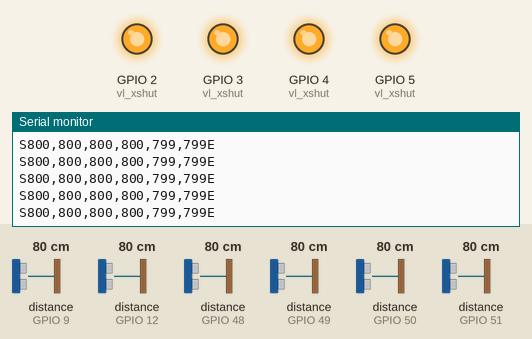
Recording of a sketch running on a simulated ESP32-S3. Parts: output pins drawn as LEDs (lit = HIGH), the last lines printed to the serial monitor. Wiring (inferred from the names in the program): 2 × ultrasonic range finder: trigger GPIO 8, echo GPIO 9 / trigger GPIO 13, echo GPIO 12. The test bench sets the inputs (shaded band); at power-on: distance to the obstacle (sensors on GPIO 48, GPIO 51, GPIO 49, GPIO 9, GPIO 12, GPIO 50) 80 cm. The echo pulse lasts 58.3 µs per cm; pins used as bus, display or sensor lines are not drawn.

Above: at 1.2 s.
1.3 s: distance to the obstacle (sensor on GPIO 48) set to 115 cm
At 1.91 s:
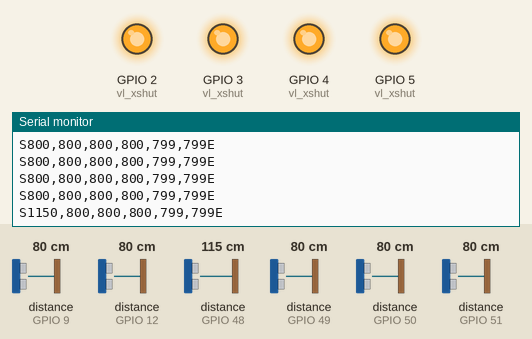
3.1 s: distance to the obstacle (sensor on GPIO 48) set to 126 cm
At 3.1 s:
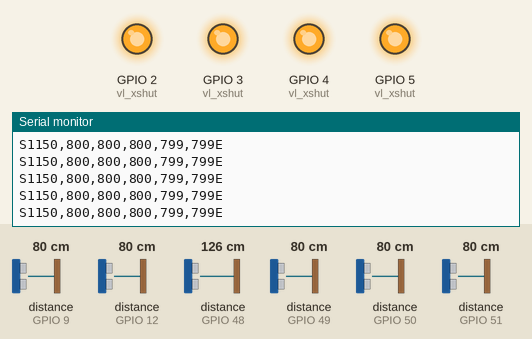
6.1 s: distance to the obstacle (sensor on GPIO 51) set to 116 cm
At 6.48 s:
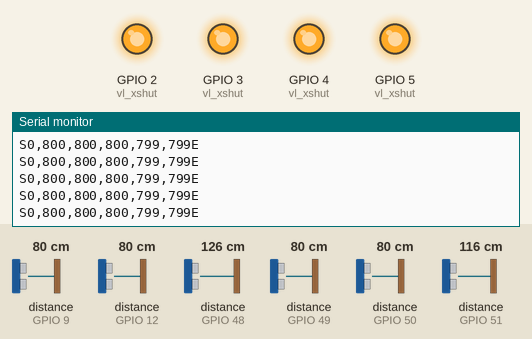
9.1 s: distance to the obstacle (sensor on GPIO 51) set to 123 cm
At 9.2 s:
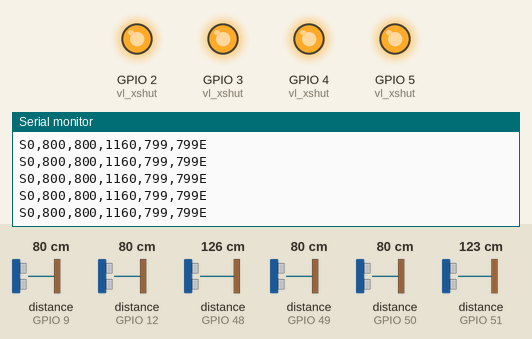
12.1 s: distance to the obstacle (sensor on GPIO 51) set to 2 cm
At 12.65 s:
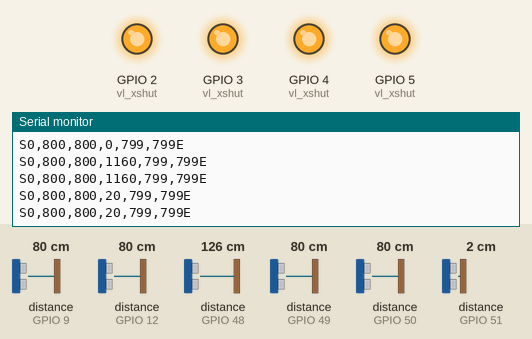
15.1 s: distance to the obstacle (sensor on GPIO 49) set to 117 cm
At 15.36 s:
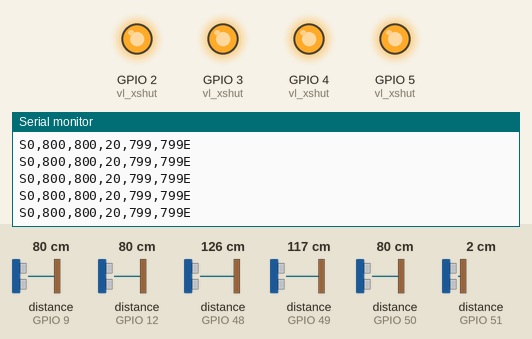
18.1 s: distance to the obstacle (sensor on GPIO 49) set to 126 cm
Timing chart, 0 to 21.1 s (numbered marks = the images above; inputs shaded):
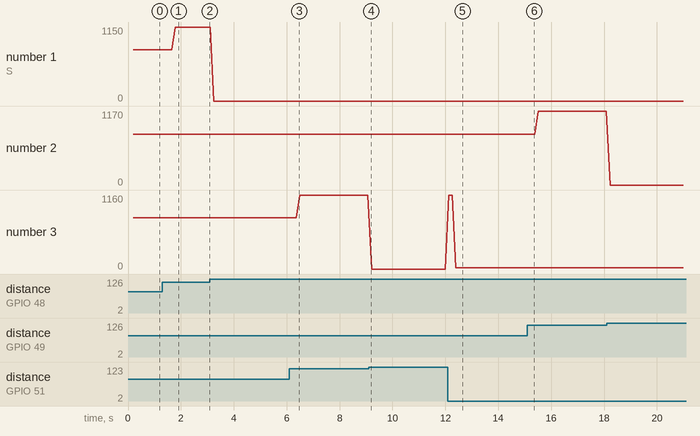

Measured:
- after the input at 1.3 s, the serial monitor: prints a new line after 0.48 s (image 1)
- after the input at 12.1 s, the serial monitor: prints a new line at once (image 5)
- plotted number 1: 800 → 1150 after the input at 1.3 s, 1150 → 0 after the input at 3.1 s
- plotted number 2: 800 → 1170 after the input at 15.1 s
- plotted number 3: 800 → 1160 after the input at 6.1 s, 0 → 20 after the input at 12.1 s

The sketch:

object_detect_V2.ino
```cpp
/*
 * object_detect_V2.ino
 * Robot perro RAI — Object Detection / Sensor Array
 *
 * Lee 4x VL53L0X + 2x HC-SR04 y manda las distancias crudas cada 50ms:
 *   - por WiFi (UDP) a una IP:puerto configurables (la PC en la red del robot,
 *     o en el futuro la Jetson Orin Nano). Es lo que consume el brainstem.
 *   - por USB Serial en paralelo (debug / fallback).
 *
 * Placa: Arduino GIGA R1 WiFi (módulo WiFi integrado, librería <WiFi.h>).
 *
 * Salida: "SVL1,VL2,VL3,VL4,US1,US2E"
 *   S   = inicio del mensaje
 *   E   = fin del mensaje
 *   Valores en mm, 0 = sin lectura válida ese ciclo
 *   Ejemplo: "S342,891,0,1205,654,0E"
 *
 * El brainstem escucha estos paquetes en UDP :43899 (ver
 * basicoperation/brainstem/core/brainstem_config.h::kSensorUdpPort y
 * basicoperation/shared/sensor_layout.h para el contrato del formato).
 *
 * Sensores y posiciones:
 *   VL1 = diagonal izq-adelante   (XSHUT=D2)
 *   VL2 = diagonal der-adelante   (XSHUT=D3)
 *   VL3 = diagonal izq-atrás      (XSHUT=D4)
 *   VL4 = diagonal der-atrás      (XSHUT=D5)
 *   US1 = centro-adelante         (TRIG=D8, ECHO=D9)
 *   US2 = centro-atrás            (TRIG=D13, ECHO=D12)
 *
 * Robustez:
 *   - HC-SR04 por interrupciones (D9 y D12) — nunca bloquea el loop
 *   - VL53L0X lectura no bloqueante
 *   - Filtro de mediana de 5 muestras por sensor
 *   - Watchdog: sensor que falla 5 veces se reinicia solo sin trabar el resto
 *   - Protocolo S...E: la Jetson siempre sabe dónde empieza y termina el mensaje
 */

#include <Wire.h>
#include <Adafruit_VL53L0X.h>
#include <WiFi.h>        // Arduino GIGA R1 WiFi — módulo integrado

// ═══════════════════════════════════════════════════════════════════════════════
// CONFIGURACIÓN — RED (EDITAR ESTO)
// ═══════════════════════════════════════════════════════════════════════════════
// Red WiFi del robot a la que se conecta el Arduino.
#define WIFI_SSID     "RED_DEL_ROBOT"     // ← SSID de la red del robot
#define WIFI_PASS     "PASSWORD"          // ← password

// Destino de los paquetes UDP: la IP de TU compu (o la Jetson) dentro de la red
// del robot, y el puerto donde escucha el brainstem (kSensorUdpPort = 43899).
#define DEST_IP       "192.168.1.50"      // ← IP de la compu que corre el brainstem
#define DEST_PORT     43899               // = brainstem kSensorUdpPort
#define LOCAL_UDP_PORT 43898              // puerto local del Arduino (cualquiera libre)

// ENABLE_WIFI:
//   0 = el Arduino sólo manda por USB Serial (DEFAULT). Usalo cuando el Arduino
//       va cableado por USB a una laptop: esa laptop corre el bridge
//       serial_to_udp_bridge.py que reenvía a la compu/Jetson con el brainstem.
//       No hace falta SSID ni WiFi en el Arduino.
//   1 = el Arduino se conecta a la WiFi del robot y manda UDP directo (sin
//       laptop intermedia). Sólo para el futuro montaje on-board; requiere
//       WIFI_SSID/WIFI_PASS válidos o el reintento de conexión frena el loop.
#define ENABLE_WIFI    0
#define WIFI_RETRY_MS  3000  // cada cuánto reintentar si se cae el WiFi

// ═══════════════════════════════════════════════════════════════════════════════
// CONFIGURACIÓN — SENSORES
// ═══════════════════════════════════════════════════════════════════════════════
#define LOOP_MS       50   // 20Hz — cada 50ms se manda un paquete
#define MEDIAN_N       5   // Muestras para filtro de mediana
#define MAX_FALLOS     5   // Fallos consecutivos antes de reiniciar sensor

// ─── Pines VL53L0X ───────────────────────────────────────────────────────────
#define XSHUT_1   2   // VL1 diagonal atras izquierda
#define XSHUT_2   3   // VL2 diagonal atras derecha
#define XSHUT_3   4   // VL3 diagonal adelante izquierda
#define XSHUT_4   5   // VL4 diagonal adelante  derecha

// ─── Pines HC-SR04 ───────────────────────────────────────────────────────────
#define TRIG_1    8   // US1 centro-adelante
#define ECHO_1    9   // Interrupción
#define TRIG_2   13   // US2 centro-atrás
#define ECHO_2   12   // Interrupción

// ─── Direcciones I2C únicas para cada VL53L0X ────────────────────────────────
#define ADDR_1   0x30
#define ADDR_2   0x31
#define ADDR_3   0x32
#define ADDR_4   0x33

// ─── Límites de validez de lecturas ──────────────────────────────────────────
#define VL_MIN      0    // mm mínimo válido para VL53L0X
#define VL_MAX    1200    // mm máximo válido para VL53L0X
#define VL_ERR    8190    // valor de error que devuelve Adafruit
#define US_MIN     0    // mm mínimo válido para HC-SR04
#define US_MAX    3500    // mm máximo válido para HC-SR04

// ═══════════════════════════════════════════════════════════════════════════════
// VARIABLES GLOBALES
// ═══════════════════════════════════════════════════════════════════════════════

// ─── VL53L0X ─────────────────────────────────────────────────────────────────
Adafruit_VL53L0X vl[4];
bool    vl_ok[4]      = {false, false, false, false};
uint8_t vl_xshut[4]  = {XSHUT_1, XSHUT_2, XSHUT_3, XSHUT_4};
uint8_t vl_addr[4]   = {ADDR_1,  ADDR_2,  ADDR_3,  ADDR_4};
uint8_t vl_fallos[4] = {0, 0, 0, 0};

// ─── HC-SR04 (interrupciones) ────────────────────────────────────────────────
volatile unsigned long us_inicio[2]   = {0, 0};
volatile unsigned long us_duracion[2] = {0, 0};
volatile bool          us_listo[2]    = {false, false};
uint8_t us_fallos[2] = {0, 0};

// ─── Buffers para filtro de mediana ──────────────────────────────────────────
uint16_t buf_vl[4][MEDIAN_N];
uint16_t buf_us[2][MEDIAN_N];
uint8_t  buf_idx = 0;

// ─── Temporización ───────────────────────────────────────────────────────────
unsigned long ultimo_ms = 0;

// ─── WiFi / UDP ────────────────────────────────────────────────────────────────
WiFiUDP   Udp;
IPAddress destIp;
bool          wifi_iniciado   = false;  // Udp.begin() ya corrió
unsigned long ultimo_intento  = 0;      // último intento de (re)conexión WiFi

// ═══════════════════════════════════════════════════════════════════════════════
// INTERRUPCIONES HC-SR04
// El ECHO sube cuando llega el pulso y baja cuando termina.
// La ISR mide exactamente cuánto duró sin bloquear el loop.
// ═══════════════════════════════════════════════════════════════════════════════
void ISR_ECHO_1() {
  if (digitalRead(ECHO_1) == HIGH) {
    us_inicio[0] = micros();
  } else if (us_inicio[0] > 0) {
    us_duracion[0] = micros() - us_inicio[0];
    us_listo[0]    = true;
    us_inicio[0]   = 0;
  }
}

void ISR_ECHO_2() {
  if (digitalRead(ECHO_2) == HIGH) {
    us_inicio[1] = micros();
  } else if (us_inicio[1] > 0) {
    us_duracion[1] = micros() - us_inicio[1];
    us_listo[1]    = true;
    us_inicio[1]   = 0;
  }
}

// ═══════════════════════════════════════════════════════════════════════════════
// SETUP
// ═══════════════════════════════════════════════════════════════════════════════
void setup() {
  Serial.begin(115200);
  while (!Serial && millis() < 3000);

  Wire.begin();
  Wire.setClock(400000);  // I2C rápido (400kHz)

  // Pines ultrasónicos
  pinMode(TRIG_1, OUTPUT); digitalWrite(TRIG_1, LOW);
  pinMode(TRIG_2, OUTPUT); digitalWrite(TRIG_2, LOW);
  pinMode(ECHO_1, INPUT_PULLUP);
  pinMode(ECHO_2, INPUT_PULLUP);
  attachInterrupt(digitalPinToInterrupt(ECHO_1), ISR_ECHO_1, CHANGE);
  attachInterrupt(digitalPinToInterrupt(ECHO_2), ISR_ECHO_2, CHANGE);

  // Apagar todos los VL primero para asignar direcciones limpias
  for (int i = 0; i < 4; i++) {
    pinMode(vl_xshut[i], OUTPUT);
    digitalWrite(vl_xshut[i], LOW);
  }
  delay(20);

  // Encender de a uno y asignar dirección I2C única
  for (int i = 0; i < 4; i++) {
    vl_ok[i] = iniciarVL(i);
  }

  // Inicializar buffers de mediana en cero
  memset(buf_vl, 0, sizeof(buf_vl));
  memset(buf_us, 0, sizeof(buf_us));

  // WiFi: parsear IP destino y lanzar la primera conexión (no bloqueante en el
  // loop — si falla se reintenta cada WIFI_RETRY_MS sin trabar los sensores).
#if ENABLE_WIFI
  destIp.fromString(DEST_IP);
  conectarWiFi();
#endif
}

// ═══════════════════════════════════════════════════════════════════════════════
// WiFi — conexión con timeout corto (no bloquea el loop indefinidamente)
// ═══════════════════════════════════════════════════════════════════════════════
void conectarWiFi() {
  ultimo_intento = millis();
  Serial.print("WiFi: conectando a "); Serial.println(WIFI_SSID);
  WiFi.begin(WIFI_SSID, WIFI_PASS);

  // Esperamos hasta 8s a asociarnos. Si no engancha, seguimos igual y el loop
  // reintenta más tarde — los sensores nunca dejan de leerse.
  unsigned long t0 = millis();
  while (WiFi.status() != WL_CONNECTED && millis() - t0 < 8000) {
    delay(200);
  }

  if (WiFi.status() == WL_CONNECTED) {
    Udp.begin(LOCAL_UDP_PORT);
    wifi_iniciado = true;
    Serial.print("WiFi OK. IP local: "); Serial.println(WiFi.localIP());
    Serial.print("Enviando UDP a "); Serial.print(DEST_IP);
    Serial.print(":"); Serial.println(DEST_PORT);
  } else {
    wifi_iniciado = false;
    Serial.println("WiFi: sin conexion (reintento luego, sigo por Serial)");
  }
}

// ═══════════════════════════════════════════════════════════════════════════════
// LOOP PRINCAL — nunca se bloquea
// ═══════════════════════════════════════════════════════════════════════════════
void loop() {
  unsigned long ahora = millis();
  if (ahora - ultimo_ms < LOOP_MS) return;
  ultimo_ms = ahora;

  // 1. Disparar ultrasonidos
  //    No bloquea — la ISR captura el echo en segundo plano
  dispararUS(0, TRIG_1);
  dispararUS(1, TRIG_2);

  // 2. Leer VL53L0X — distancias crudas filtradas en mm
  uint16_t dvl[4];
  for (int i = 0; i < 4; i++) dvl[i] = leerVL(i);

  // 3. Leer HC-SR04 — resultado capturado por ISR en ciclo anterior
  uint16_t dus[2];
  for (int i = 0; i < 2; i++) dus[i] = leerUS(i);

  // 4. Armar el paquete con protocolo S...E
  //    Formato: SVL1,VL2,VL3,VL4,US1,US2E   (0 = sin lectura válida ese ciclo)
  char msg[48];
  int len = snprintf(msg, sizeof(msg), "S%u,%u,%u,%u,%u,%uE",
                     dvl[0],   // VL1 izq-adelante
                     dvl[1],   // VL2 der-adelante
                     dvl[2],   // VL3 izq-atrás
                     dvl[3],   // VL4 der-atrás
                     dus[0],   // US1 centro-adelante
                     dus[1]);  // US2 centro-atrás

  // 4a. Serial (debug / fallback) — println agrega el \n que el parser tolera.
  Serial.println(msg);

  // 4b. WiFi UDP — el datagrama que consume el brainstem (:43899).
#if ENABLE_WIFI
  if (wifi_iniciado && WiFi.status() == WL_CONNECTED) {
    Udp.beginPacket(destIp, DEST_PORT);
    Udp.write((const uint8_t*)msg, len);
    Udp.endPacket();
  } else if (millis() - ultimo_intento >= WIFI_RETRY_MS) {
    // Caído o nunca conectó: reintentar sin bloquear el ritmo de sensado.
    conectarWiFi();
  }
#endif

  buf_idx++;
}

// ═══════════════════════════════════════════════════════════════════════════════
// VL53L0X — inicialización y lectura con watchdog
// ═══════════════════════════════════════════════════════════════════════════════

// Enciende un VL, espera que arranque y le asigna su dirección I2C única
bool iniciarVL(uint8_t i) {
  digitalWrite(vl_xshut[i], HIGH);
  delay(10);
  if (!vl[i].begin(VL_ERR, false, &Wire)) {
    digitalWrite(vl_xshut[i], LOW);  // Apagar si falló
    return false;
  }
  vl[i].setAddress(vl_addr[i]);
  vl_fallos[i] = 0;
  return true;
}

// Lee un VL53L0X con filtro de mediana y watchdog
uint16_t leerVL(uint8_t i) {
  // Si el sensor estaba caído, intentar reiniciarlo
  if (!vl_ok[i]) {
    vl_ok[i] = iniciarVL(i);
    return 0;
  }

  VL53L0X_RangingMeasurementData_t m;
  vl[i].rangingTest(&m, false);
  uint16_t raw = m.RangeMilliMeter;

  // RangeStatus 4 = phase fail (vidrio, transparente, o sin objeto)
  bool invalido = (m.RangeStatus == 4)
               || (raw >= VL_ERR)
               || (raw < VL_MIN)
               || (raw > VL_MAX);

  if (invalido) {
    vl_fallos[i]++;
    if (vl_fallos[i] >= MAX_FALLOS) {
      // Reiniciar sensor sin trabar el resto del sistema
      digitalWrite(vl_xshut[i], LOW);
      delay(5);
      vl_ok[i]     = iniciarVL(i);
      vl_fallos[i] = 0;
    }
    // Devolver 0 — sin lectura válida este ciclo
    return 0;
  }

  vl_fallos[i] = 0;
  buf_vl[i][buf_idx % MEDIAN_N] = raw;
  return mediana(buf_vl[i]);
}

// ═══════════════════════════════════════════════════════════════════════════════
// HC-SR04 — disparo no bloqueante + lectura desde ISR
// ═══════════════════════════════════════════════════════════════════════════════

// Manda el pulso de 10us al TRIG. La ISR mide el ECHO.
void dispararUS(uint8_t i, uint8_t trig) {
  us_listo[i] = false;
  digitalWrite(trig, LOW);  delayMicroseconds(2);
  digitalWrite(trig, HIGH); delayMicroseconds(10);
  digitalWrite(trig, LOW);
}

// Lee la distancia calculada por la ISR del ciclo anterior
uint16_t leerUS(uint8_t i) {
  if (!us_listo[i]) {
    // No llegó el echo — timeout o sensor desconectado
    us_fallos[i]++;
    if (us_fallos[i] >= MAX_FALLOS) us_fallos[i] = 0;
    return 0;
  }
  us_fallos[i] = 0;

  // Convertir duración del pulso a mm
  // Velocidad del sonido: 343 m/s → ida y vuelta ÷ 2
  uint16_t mm = (uint16_t)((us_duracion[i] * 343UL) / 2000UL);

  if (mm < US_MIN || mm > US_MAX) return 0;

  buf_us[i][buf_idx % MEDIAN_N] = mm;
  return mediana(buf_us[i]);
}

// ═══════════════════════════════════════════════════════════════════════════════
// FILTRO DE MEDIANA — ignora ceros (lecturas inválidas)
// ═══════════════════════════════════════════════════════════════════════════════
uint16_t mediana(uint16_t *buf) {
  uint16_t tmp[MEDIAN_N];
  uint8_t n = 0;

  // Copiar solo valores válidos
  for (uint8_t i = 0; i < MEDIAN_N; i++) {
    if (buf[i] > 0) tmp[n++] = buf[i];
  }
  if (n == 0) return 0;

  // Ordenar de menor a mayor (burbuja, N es pequeño)
  for (uint8_t i = 0; i < n - 1; i++)
    for (uint8_t j = 0; j < n - i - 1; j++)
      if (tmp[j] > tmp[j+1]) {
        uint16_t t = tmp[j]; tmp[j] = tmp[j+1]; tmp[j+1] = t;
      }

  // Retornar el valor del medio
  return tmp[n / 2];
}
```
